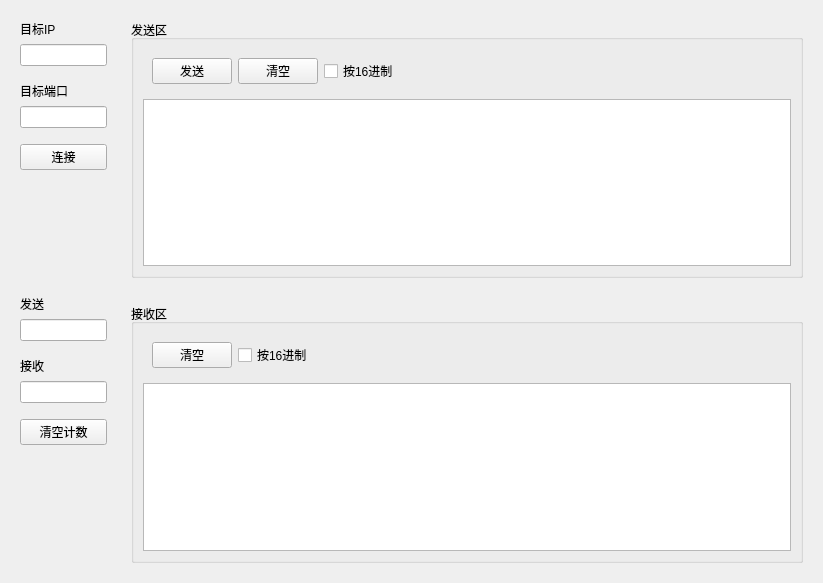
<?xml version="1.0" encoding="UTF-8"?>
<ui version="4.0">
 <class>DisplayForm</class>
 <widget class="QWidget" name="DisplayForm">
  <property name="geometry">
   <rect>
    <x>0</x>
    <y>0</y>
    <width>823</width>
    <height>583</height>
   </rect>
  </property>
  <property name="windowTitle">
   <string>Form</string>
  </property>
  <layout class="QGridLayout" name="gridLayout_3">
   <item row="0" column="1">
    <widget class="QWidget" name="widget_2" native="true">
     <layout class="QGridLayout" name="gridLayout_2">
      <item row="0" column="0">
       <widget class="QGroupBox" name="groupBox">
        <property name="title">
         <string>发送区</string>
        </property>
        <layout class="QVBoxLayout" name="verticalLayout">
         <item>
          <widget class="QWidget" name="widget_3" native="true">
           <layout class="QHBoxLayout" name="horizontalLayout">
            <item>
             <widget class="QPushButton" name="btn_send">
              <property name="text">
               <string>发送</string>
              </property>
             </widget>
            </item>
            <item>
             <widget class="QPushButton" name="btn_clearSendData">
              <property name="text">
               <string>清空</string>
              </property>
             </widget>
            </item>
            <item>
             <widget class="QCheckBox" name="cb_hex">
              <property name="text">
               <string>按16进制</string>
              </property>
             </widget>
            </item>
            <item>
             <spacer name="horizontalSpacer_2">
              <property name="orientation">
               <enum>Qt::Horizontal</enum>
              </property>
              <property name="sizeHint" stdset="0">
               <size>
                <width>40</width>
                <height>20</height>
               </size>
              </property>
             </spacer>
            </item>
            <item>
             <spacer name="horizontalSpacer">
              <property name="orientation">
               <enum>Qt::Horizontal</enum>
              </property>
              <property name="sizeHint" stdset="0">
               <size>
                <width>40</width>
                <height>20</height>
               </size>
              </property>
             </spacer>
            </item>
           </layout>
          </widget>
         </item>
         <item>
          <widget class="QTextEdit" name="txt_sendData"/>
         </item>
        </layout>
       </widget>
      </item>
      <item row="1" column="0">
       <spacer name="verticalSpacer_9">
        <property name="orientation">
         <enum>Qt::Vertical</enum>
        </property>
        <property name="sizeType">
         <enum>QSizePolicy::Fixed</enum>
        </property>
        <property name="sizeHint" stdset="0">
         <size>
          <width>20</width>
          <height>20</height>
         </size>
        </property>
       </spacer>
      </item>
      <item row="2" column="0">
       <widget class="QGroupBox" name="groupBox_2">
        <property name="title">
         <string>接收区</string>
        </property>
        <layout class="QVBoxLayout" name="verticalLayout_2">
         <item>
          <widget class="QWidget" name="widget_4" native="true">
           <layout class="QHBoxLayout" name="horizontalLayout_2">
            <item>
             <widget class="QPushButton" name="btn_clearRecData">
              <property name="text">
               <string>清空</string>
              </property>
             </widget>
            </item>
            <item>
             <widget class="QCheckBox" name="cb_recHex">
              <property name="text">
               <string>按16进制</string>
              </property>
             </widget>
            </item>
            <item>
             <spacer name="horizontalSpacer_4">
              <property name="orientation">
               <enum>Qt::Horizontal</enum>
              </property>
              <property name="sizeHint" stdset="0">
               <size>
                <width>40</width>
                <height>20</height>
               </size>
              </property>
             </spacer>
            </item>
            <item>
             <spacer name="horizontalSpacer_3">
              <property name="orientation">
               <enum>Qt::Horizontal</enum>
              </property>
              <property name="sizeHint" stdset="0">
               <size>
                <width>40</width>
                <height>20</height>
               </size>
              </property>
             </spacer>
            </item>
           </layout>
          </widget>
         </item>
         <item>
          <widget class="QTextEdit" name="txt_recData"/>
         </item>
        </layout>
       </widget>
      </item>
     </layout>
    </widget>
   </item>
   <item row="0" column="0">
    <widget class="QWidget" name="widget" native="true">
     <property name="maximumSize">
      <size>
       <width>105</width>
       <height>16777215</height>
      </size>
     </property>
     <layout class="QGridLayout" name="gridLayout">
      <item row="7" column="0">
       <spacer name="verticalSpacer_2">
        <property name="orientation">
         <enum>Qt::Vertical</enum>
        </property>
        <property name="sizeHint" stdset="0">
         <size>
          <width>20</width>
          <height>40</height>
         </size>
        </property>
       </spacer>
      </item>
      <item row="13" column="0">
       <spacer name="verticalSpacer_5">
        <property name="orientation">
         <enum>Qt::Vertical</enum>
        </property>
        <property name="sizeType">
         <enum>QSizePolicy::Fixed</enum>
        </property>
        <property name="sizeHint" stdset="0">
         <size>
          <width>20</width>
          <height>10</height>
         </size>
        </property>
       </spacer>
      </item>
      <item row="1" column="0">
       <widget class="QLineEdit" name="txt_ip">
        <property name="maximumSize">
         <size>
          <width>100</width>
          <height>16777215</height>
         </size>
        </property>
       </widget>
      </item>
      <item row="14" column="0">
       <widget class="QPushButton" name="btn_clearNum">
        <property name="maximumSize">
         <size>
          <width>100</width>
          <height>16777215</height>
         </size>
        </property>
        <property name="text">
         <string>清空计数</string>
        </property>
       </widget>
      </item>
      <item row="5" column="0">
       <spacer name="verticalSpacer_3">
        <property name="orientation">
         <enum>Qt::Vertical</enum>
        </property>
        <property name="sizeType">
         <enum>QSizePolicy::Fixed</enum>
        </property>
        <property name="sizeHint" stdset="0">
         <size>
          <width>20</width>
          <height>10</height>
         </size>
        </property>
       </spacer>
      </item>
      <item row="3" column="0">
       <widget class="QLabel" name="label_2">
        <property name="text">
         <string>目标端口</string>
        </property>
       </widget>
      </item>
      <item row="12" column="0">
       <widget class="QLineEdit" name="txt_recNum">
        <property name="maximumSize">
         <size>
          <width>100</width>
          <height>16777215</height>
         </size>
        </property>
       </widget>
      </item>
      <item row="0" column="0">
       <widget class="QLabel" name="label">
        <property name="text">
         <string>目标IP</string>
        </property>
       </widget>
      </item>
      <item row="15" column="0">
       <spacer name="verticalSpacer">
        <property name="orientation">
         <enum>Qt::Vertical</enum>
        </property>
        <property name="sizeHint" stdset="0">
         <size>
          <width>20</width>
          <height>40</height>
         </size>
        </property>
       </spacer>
      </item>
      <item row="8" column="0">
       <widget class="QLabel" name="label_3">
        <property name="text">
         <string>发送</string>
        </property>
       </widget>
      </item>
      <item row="4" column="0">
       <widget class="QLineEdit" name="txt_port">
        <property name="maximumSize">
         <size>
          <width>100</width>
          <height>16777215</height>
         </size>
        </property>
       </widget>
      </item>
      <item row="6" column="0">
       <widget class="QPushButton" name="btn_connect">
        <property name="maximumSize">
         <size>
          <width>100</width>
          <height>16777215</height>
         </size>
        </property>
        <property name="text">
         <string>连接</string>
        </property>
       </widget>
      </item>
      <item row="9" column="0">
       <widget class="QLineEdit" name="txt_sendNum">
        <property name="maximumSize">
         <size>
          <width>100</width>
          <height>16777215</height>
         </size>
        </property>
       </widget>
      </item>
      <item row="11" column="0">
       <widget class="QLabel" name="label_4">
        <property name="text">
         <string>接收</string>
        </property>
       </widget>
      </item>
      <item row="2" column="0">
       <spacer name="verticalSpacer_4">
        <property name="orientation">
         <enum>Qt::Vertical</enum>
        </property>
        <property name="sizeType">
         <enum>QSizePolicy::Fixed</enum>
        </property>
        <property name="sizeHint" stdset="0">
         <size>
          <width>20</width>
          <height>10</height>
         </size>
        </property>
       </spacer>
      </item>
      <item row="10" column="0">
       <spacer name="verticalSpacer_6">
        <property name="orientation">
         <enum>Qt::Vertical</enum>
        </property>
        <property name="sizeType">
         <enum>QSizePolicy::Fixed</enum>
        </property>
        <property name="sizeHint" stdset="0">
         <size>
          <width>20</width>
          <height>10</height>
         </size>
        </property>
       </spacer>
      </item>
     </layout>
    </widget>
   </item>
  </layout>
 </widget>
 <resources/>
 <connections/>
</ui>
